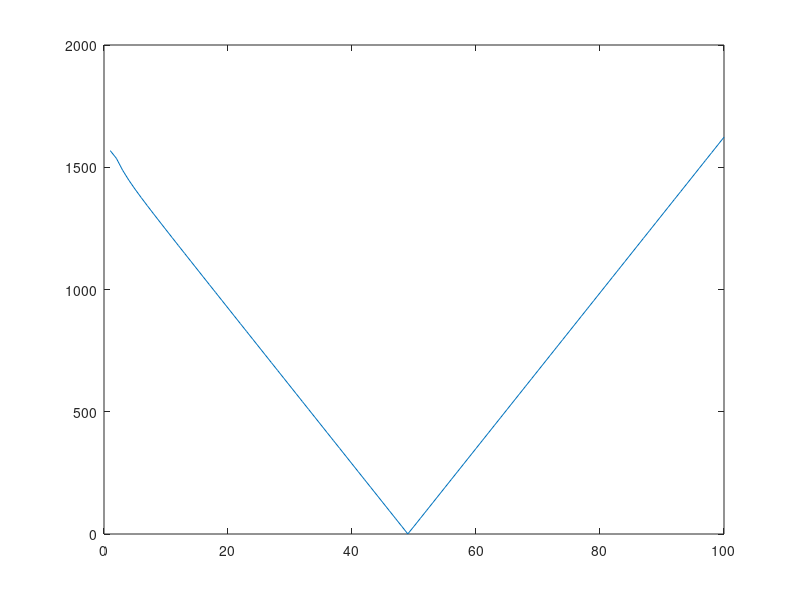

Write the MATLAB code that produced this figure.
close all;

# Paraméterek:
#
#   D     :=  kád átmérő
#   K     :=  kád kerület
#   N     :=  faldeszka db szám
#   A     :=  faldeszka anyagszélesség
#   B     :=  faldeszka anyagvastagság (A/B ~ 11/4)
#   A_d   :=  faldeszka negatív profil eltolás (R és alpha függvénye) [A']
#   R     :=  faldeszka pozitív profil sugár (A/R ~ 6)
#   alpha :=  két szomszédos faldeszka által bezárt külső szög (N függvénye)


D_target = 1600; # cél átmérő
A = 120; 
R = A/6; # empirikus

disp("Fürdődézsa kezdeti paraméterei:");
printf("N = ? db\nA = %d mm\nR = %d mm\nA' = ? mm\n",A,R);
printf("A fürdődézsa cél átmérője: D = %d mm\n",D_target);
disp("------------------------------");

# D értéke A, R, alpha és N függvényében
D = @(A, R, alpha, N)  ( N / pi ) * ( A - R * (1 - sin( alpha ) ) )

# alpha maximális, ha alpha = 2 * pi / N
# minimalizálandó függvény rögzített A és R mellett, maximális alpha esetén.

f = @(N) abs( D_target - D(A, R, 2 * pi / N , N) )

N_scale = [1:1:100];
plot(N_scale, arrayfun(f,N_scale));

guess_N = 30;
[opt_N, opt_f] = fminunc(f,guess_N);

printf("Optimális faldeszka darabszám: %d db\n", opt_N);

opt_N = ceil(opt_N);
printf("Felfelé kerekítve: %u db\n", opt_N);

alpha = (2*pi/opt_N);
printf("eredeti alpha szög: %d°\n",rad2deg(alpha));
printf("eredeti A' érték: %d\n",R * sin( alpha ));

# alpha_max kövelése -> elforgatási holtjáték 
alpha_relaxed = alpha * 1.20;
printf("relaxált alpha szög (20%%-kal növelt érték): %d°\n",rad2deg(alpha_relaxed));

A_d = R * sin( alpha_relaxed );
printf("relaxált A' érték: %d mm\n", A_d);

disp("------------------------------");
disp("Fürdődézsa végleges paraméterei:");
printf("N = %u db\nA = %d mm\nR = %d mm\nA' = %d mm\n",opt_N,A,R,A_d);
D_approx = opt_N * ( A - R + A_d ) / pi;
printf("A fürdődézsa közelítőleges átmérője közelítőleges középvonali kerület alapján:\nD = %d mm\n",D_approx);
